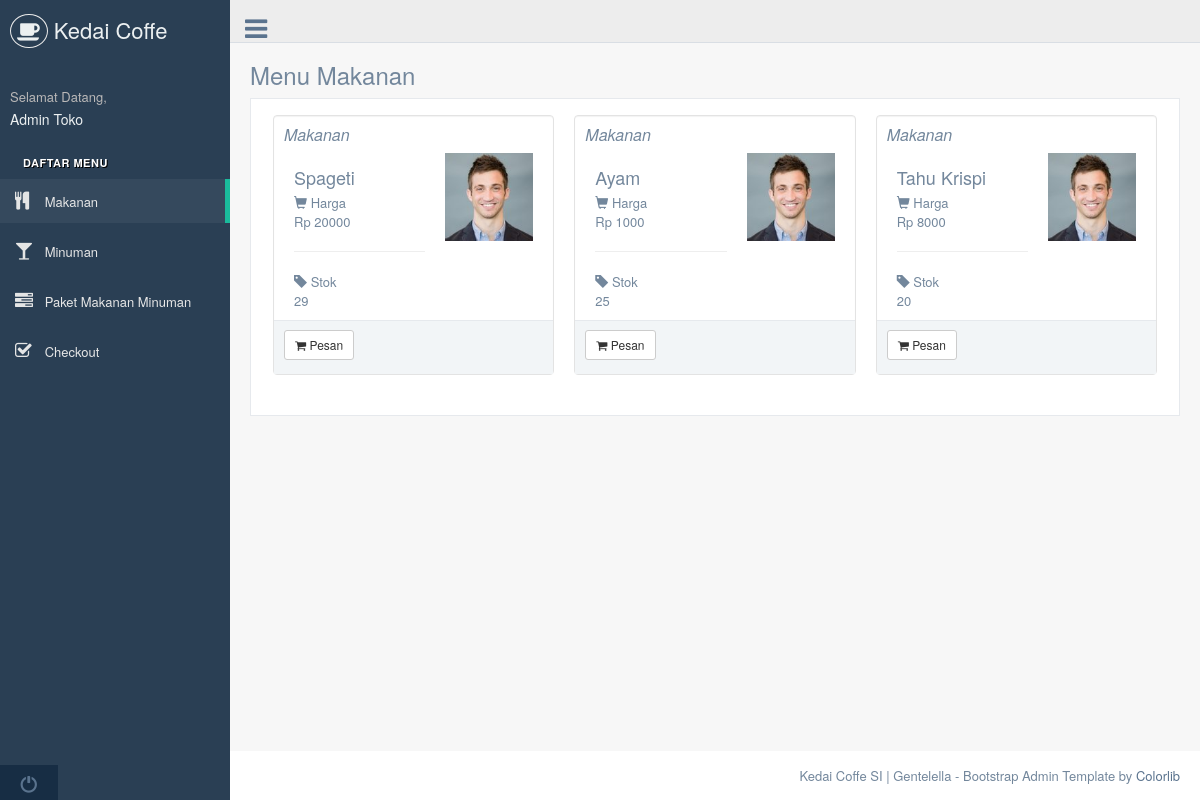
The page /pelanggan/makanan.php (signed in) on the database its author committed.
### tables this page shows
CREATE TABLE `makanan` (
  `id_makanan` varchar(4) NOT NULL,
  `nama_makanan` varchar(30) NOT NULL,
  `harga_makanan` int(11) NOT NULL,
  `stok` int(11) NOT NULL
);

### pelanggan/makanan.php (the view, shortened to what this page needs)
<?php
include ('sidepelanggan.php');
include ('navpelanggan.php');
?>
        <div class="right_col" role="main">
          <div class="">
            <div class="page-title">
              <div class="title_left">
                <h3> Menu Makanan</h3>
              </div>
            </div>
            <div class="clearfix"></div>
            <div class="row">
              <div class="col-md-12">
                <div class="x_panel">
                  <div class="x_content">
                    <div class="row">
                      <div class="col-md-12 col-sm-12 col-xs-12 text-center">
                      </div>
                       <?php
                        $q = mysql_query("select * from makanan");
                        while ($da = mysql_fetch_array($q)) {
                         ?>
                      <div class="col-md-4 col-sm-4 col-xs-12 profile_details">
                        <div class="well profile_view">
                          <div class="col-sm-12">
                            <h4 class="brief"><i>Makanan</i></h4>
                            <div class="left col-xs-7">
                              <h2><?php echo $da['nama_makanan']; ?></h2>
                              <ul class="list-unstyled">
                                <li><i class="glyphicon glyphicon-shopping-cart"></i> Harga </li>
                                <li>Rp <?php echo $da['harga_makanan']; ?></li>
                                <li> <hr></li>
                                <li><i class="glyphicon glyphicon-tag"></i> Stok </li>
                                <li><?php echo $da['stok']; ?></li>
                              </ul>
                            </div>
                            <div class="right col-xs-5 text-center">
                              <img src="images/img.jpg" alt="" class=" img-responsive">
                            </div>
                          </div>
                          <div class="col-xs-12 bottom text-center">
                            <div class="fa-hover col-md-3 col-sm-4 col-xs-12">
                              <a href="../config/aksi_keranjang.php?id=<?php echo $da['id_makanan']; ?>&menu=makanan" class="btn btn-sm btn-default" type="button"  data-placement="top" data-toggle="tooltip" data-original-title="Masuk list"><i class="fa fa-shopping-cart"></i> Pesan</a>
                            </div>
                          </div>
                        </div>
                      </div>
                      <?php } ?>
                    </div>
                  </div>
                </div>
              </div>
            </div>
          </div>
        </div>
<?php
include ('../rangka/footer.php');
?>

### rows shown on the page
makanan: nama_makanan "Spageti", harga_makanan "20000", stok "29"
makanan: nama_makanan "Ayam", harga_makanan "1000", stok "25"
makanan: nama_makanan "Tahu Krispi", harga_makanan "8000", stok "20"

### other values the page prints
$_SESSION['nama'] "Admin Toko"
